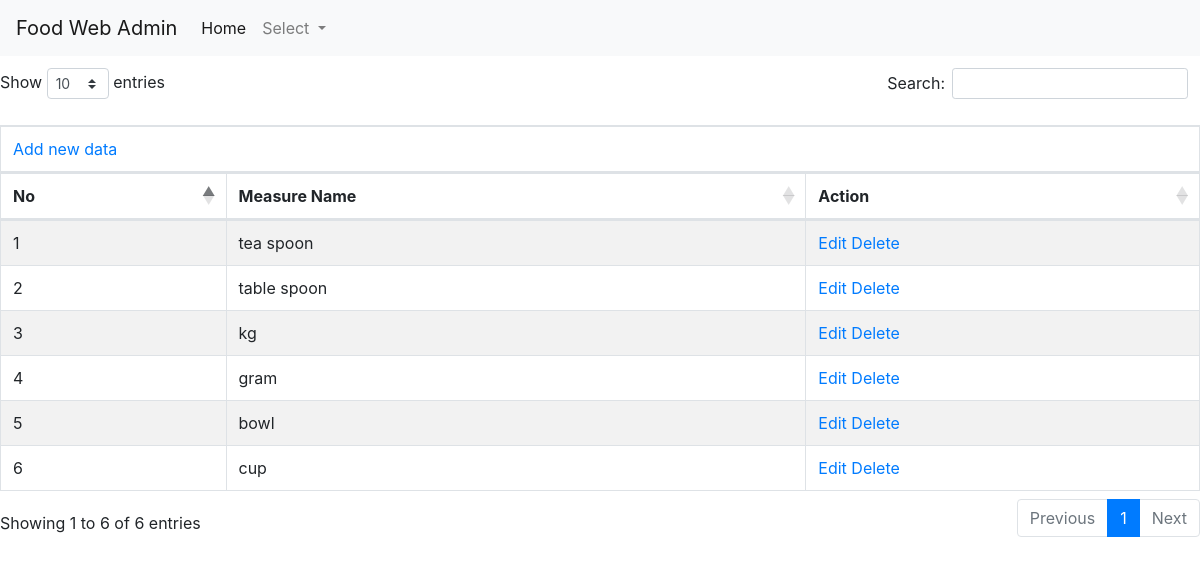
Page /admin/measure_list.php on the committed database.
### tables this page shows
CREATE TABLE `measure` (
  `id` int(11) NOT NULL,
  `name` varchar(255) NOT NULL
);

### admin/measure_list.php (the view, shortened to what this page needs)
<?php
include '../cdn.php';
?>
<!DOCTYPE html>
<html>
<head>
</head>
<body>
	<?php
	include '../connection.php';
	include 'admin-nav.php';
	?>
	<table id="example" class="table table-striped table-bordered" style="width:100%">
		<thead>
			<tr>
				<td colspan="3"><a href="measure.php">Add new data</a></td>
			</tr>
			<tr>
				<th>No</th>
				<th> Measure Name</th>
				<th>Action</th>
			</tr>
		</thead>
		<?php
		@$qry= "SELECT * FROM measure";
		$result = mysqli_query($conn,$qry);
		$row=mysqli_fetch_all($result,MYSQLI_ASSOC);
		if($row)
		{
			?>
			<tbody>
				<?php
				$id_count=0;
				foreach($row as $data)
					{
						$id_count++;
						?>
						<tr>
							<td><?php echo "$id_count"; ?></td>
							<td><?php  echo $data['name'];  ?></td>
							<td>
								<a href="measure.php?id=<?php  echo $data['id'];  ?>">Edit</a>
								<a href="measure_list.php?id=<?php  echo $data['id'];  ?>">Delete</a>
							</td>
						</tr>
						<?php
					}
					?>
				</tbody>
			</table>
			<?php
		}
		else
		{
			echo "not";
		}
?>
</body>
</html>

### style.css (style rules this page uses)
* { box-sizing: border-box; }

### rows in the picture
measure: name "tea spoon"
measure: name "table spoon"
measure: name "kg"
measure: name "gram"
measure: name "bowl"
measure: name "cup"
